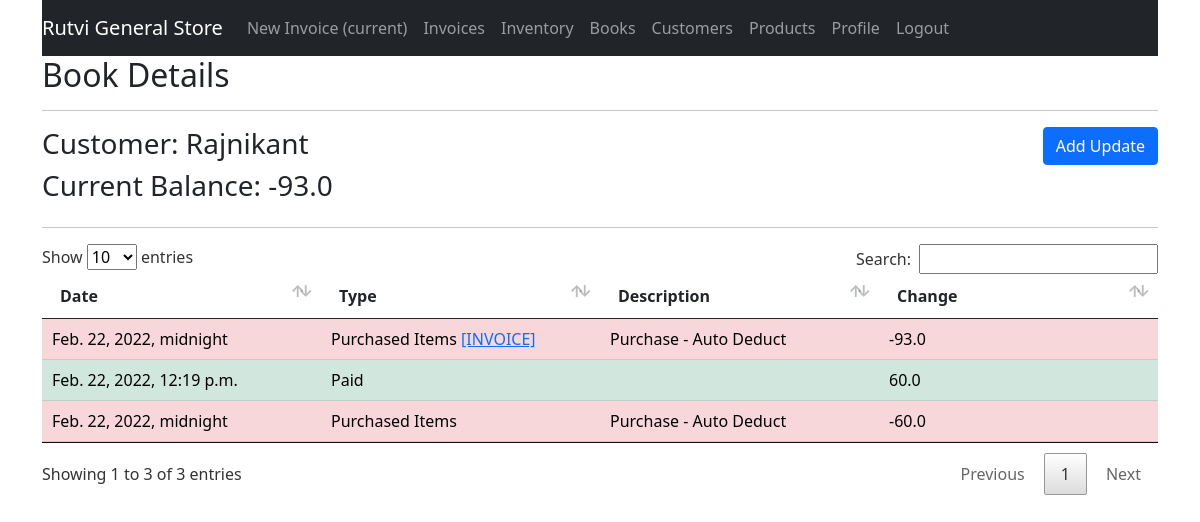
Screenshot of /books/1 (signed in) with the database file from the repository.
### gstbillingapp/models.py (models this page shows, shortened)
class Book(models.Model):
    user = models.ForeignKey(User, null=True, blank=True, on_delete=models.SET_NULL)
    customer = models.ForeignKey(Customer, null=True, blank=True, on_delete=models.SET_NULL)
    current_balance = models.FloatField(default=0)
    last_log = models.ForeignKey('BookLog', null=True, blank=True, default=None, on_delete=models.SET_NULL)

class Customer(models.Model):
    user = models.ForeignKey(User, null=True, blank=True, on_delete=models.SET_NULL)
    customer_name = models.CharField(max_length=200)
    customer_address = models.TextField(max_length=600, blank=True, null=True)
    customer_phone = models.CharField(max_length=14, blank=True, null=True)
    customer_gst = models.CharField(max_length=15, blank=True, null=True)

class BookLog(models.Model):
    parent_book = models.ForeignKey(Book, null=True, blank=True, on_delete=models.CASCADE)
    date = models.DateTimeField(default=datetime.now, blank=True, null=True)
    last_modified = models.DateTimeField(auto_now=True)
    CHANGE_TYPES = [
        (0, 'Paid'),
        (1, 'Purchased Items'),
        (2, 'Sold Items'),
        (4, 'Other'),
    ]
    change_type = models.IntegerField(choices=CHANGE_TYPES, default=0)
    change = models.FloatField(default=0.0)
    associated_invoice = models.ForeignKey(Invoice, blank=True, null=True, default=None, on_delete=models.SET_NULL)
    description = models.TextField(max_length=600, blank=True, null=True)

### gstbillingapp/views.py (the view)
# urls.py: path('books/<int:book_id>', views.book_logs, name='book_logs'),
@login_required
def book_logs(request, book_id):
    context = {}
    book = get_object_or_404(Book, id=book_id, user=request.user)
    book_logs = BookLog.objects.filter(parent_book=book).order_by('-id')
    context['book'] = book
    context['book_logs'] = book_logs
    return render(request, 'gstbillingapp/book_logs.html', context)

### gstbillingapp/templates/gstbillingapp/book_logs.html (shortened to what this page needs)
{% extends "gstbillingapp/base.html" %}
{% load static %}
{% block content %}
<h2>Book Details</h2>
<hr>
<div class="row">
	<div class="col">
		<h3>Customer: {{book.customer.customer_name}}</h3>
		<h3>Current Balance: {{book.current_balance}}</h3>
	</div>
	<div class="col">
		<a href="{% url 'book_logs_add' book.id %}" id="add_customer_btn"><button type="button" class="btn btn-primary">Add Update</button></a>
	</div>
</div>
<hr>
<table class="table table-hover font-weight-bold" id="inventory-logs-table">
	<thead>
		<tr>
			<th>Date</th>
			<th>Type</th>
			<th>Description</th>
			<th>Change</th>
		</tr>
	</thead>
	<tbody class="two-col-form">
		{% for item in book_logs %}
		<tr class="{% if item.change < 0 %}table-danger{% else %}table-success{%endif%}">
			<td>{{item.date}}</td>
			<td>{{item.get_change_type_display}} {% if item.associated_invoice %}<a href="{% url 'invoice_viewer' item.associated_invoice.id %}">[INVOICE]</a>{% endif %}</td>
			<td>{{item.description}}</td>
			<td class="text-right">{{item.change}} &emsp; {{inventory.product.product_unit}}</td>
		{% endfor %}
	</tbody>
</table>
{% endblock %}

### gstbillingapp/templates/gstbillingapp/base.html (shortened to what this page needs)
{% load static %}
<!doctype html>
<html lang="en">
<head>
	<link rel="stylesheet" href="{% static 'gstbillingapp/bootstrap-5.0.2-dist/css/bootstrap.min.css'%}">
	<link rel="stylesheet" href="{% static 'gstbillingapp/main.css' %}">
	<link rel="stylesheet" href="{% static 'gstbillingapp/DataTables/jquery.dataTables.min.css' %}">
	<link rel="stylesheet" href="{% static 'gstbillingapp/DataTables/dataTables.bootstrap4.min.css' %}">
</head>
<body>
	<div class="container-xl">
		{% include "gstbillingapp/navbar.html" %}
		{% block content %}{% endblock %}
	</div>
</body>
</html>

### gstbillingapp/templates/gstbillingapp/navbar.html (shortened to what this page needs)
<nav class="navbar navbar-expand-lg navbar-dark bg-dark">
	<a class="navbar-brand" href="{% url 'landing_page' %}">Rutvi General Store</a>
	<div class="collapse navbar-collapse" id="navbarSupportedContent">
		<ul class="navbar-nav mr-auto">
			{% if user.is_authenticated %}
			<li class="nav-item">
				<a class="nav-link" href="{% url 'invoice_create' %}">New Invoice <span class="sr-only">(current)</span></a>
			</li>
			<li class="nav-item">
				<a class="nav-link" href="{% url 'invoices' %}">Invoices</a>
			</li>
			<li class="nav-item">
				<a class="nav-link" href="{% url 'inventory' %}">Inventory</a>
			</li>
			<li class="nav-item">
				<a class="nav-link" href="{% url 'books' %}">Books</a>
			</li>
			<li class="nav-item">
				<a class="nav-link" href="{% url 'customers' %}">Customers</a>
			</li>
			<li class="nav-item">
				<a class="nav-link" href="{% url 'products' %}">Products</a>
			</li>
			<li class="nav-item">
				<a class="nav-link" href="{% url 'user_profile' %}">Profile</a>
			</li>
			<li class="nav-item">
				<a class="nav-link" href="{% url 'logout' %}?next=/">Logout</a>
			</li>
			{% endif %}
		</ul>
	</div>
</nav>

### gstbillingapp/static/gstbillingapp/main.css (style rules this page uses)
.two-col-form td, .two-col-form th { width: 25%; }
#add_customer_btn, #add_product_btn { float: right; }

### rows the page displays
Book: customer.customer_name "Rajnikant", current_balance "-93.0"
BookLog: date "Feb. 22, 2022, midnight", change_type "Purchased Items", shows "[INVOICE]", description "Purchase - Auto Deduct", change "-93.0"
BookLog: date "Feb. 22, 2022, 12:19 p.m.", change_type "Paid", change "60.0"
BookLog: date "Feb. 22, 2022, midnight", change_type "Purchased Items", description "Purchase - Auto Deduct", change "-60.0"
